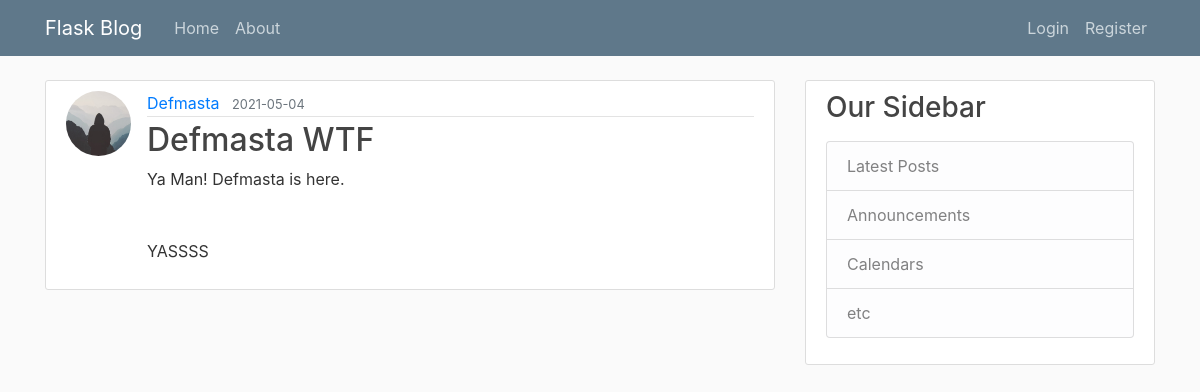
Screenshot of /post/23 with the database file from the repository.
### flask_blog/models.py (models this page shows, shortened)
class User(db.Model, UserMixin):
    id = db.Column(db.Integer, primary_key=True)
    username = db.Column(db.String(20), unique=True, nullable=False)
    email = db.Column(db.String(120), unique=True, nullable=False)
    image_file = db.Column(db.String(20), nullable=False, default='default.jpg')
    password = db.Column(db.String(60), nullable=False)
    posts = db.relationship('Post', backref='author', lazy=True)

class Post(db.Model):
    id = db.Column(db.Integer, primary_key=True)
    title = db.Column(db.String(100), nullable=False)
    date_posted = db.Column(db.DateTime, nullable=False, default=datetime.utcnow)
    content = db.Column(db.Text, nullable=False)
    user_id = db.Column(db.Integer, db.ForeignKey('user.id'), nullable=False)

### flask_blog/posts/routes.py (the view)
@posts.route('/post/<int:post_id>')
def post(post_id):
    post = Post.query.get_or_404(post_id)
    return render_template('post.html', title=post.title, post=post)

### flask_blog/templates/post.html (shortened to what this page needs)
{% extends "layout.html" %}
{% block content %}
  <article class="media content-section">
      <img class="rounded-circle article-img" src="{{ url_for('static', filename='profile_pics/' + post.author.image_file) }}" alt="">
    <div class="media-body">
      <div class="article-metadata">
        <a class="mr-2" href="{{ url_for('users.user_posts', username=post.author.username) }}">{{ post.author.username }}</a>
        <small class="text-muted">{{ post.date_posted.strftime('%Y-%m-%d') }}</small>
      </div>
      <h2 class="article-title">{{ post.title }}</h2>
      <p class="article-content">{{ post.content }}</p>
    </div>
  </article>
{% endblock content %}

### flask_blog/static/main.css (style rules this page uses)
body { background: #fafafa; color: #333333; margin-top: 5rem; }
h1, h2, h3, h4, h5, h6 { color: #444444; }
.content-section { background: #ffffff; padding: 10px 20px; border: 1px solid #dddddd; border-radius: 3px; margin-bottom: 20px; }
.article-title { color: #444444; }
.article-content { white-space: pre-line; }
.article-img { height: 65px; width: 65px; margin-right: 16px; }
.article-metadata { padding-bottom: 1px; margin-bottom: 4px; border-bottom: 1px solid #e3e3e3 }

### rows the page displays
User: image_file (placeholder picture), author.username "Defmasta"
Post: date_posted "2021-05-04", title "Defmasta WTF", content "Ya Man! Defmasta is here. YASSSS"
